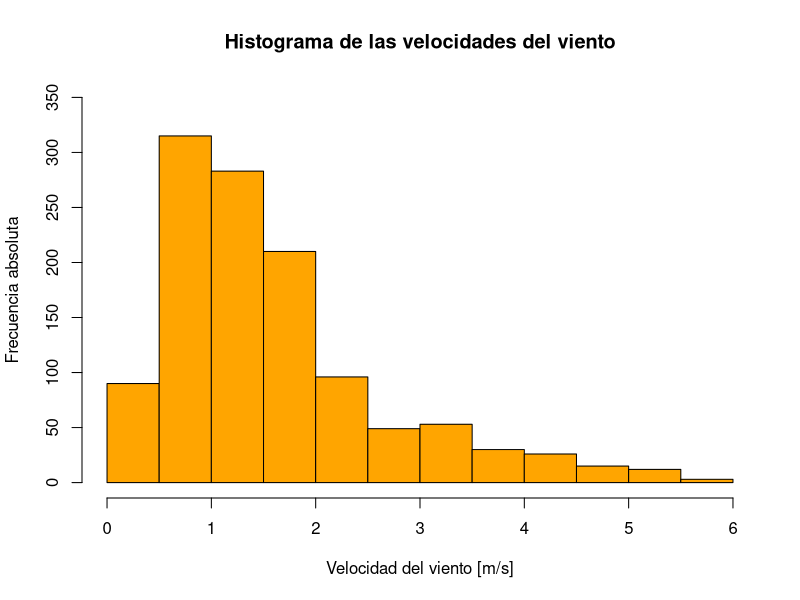
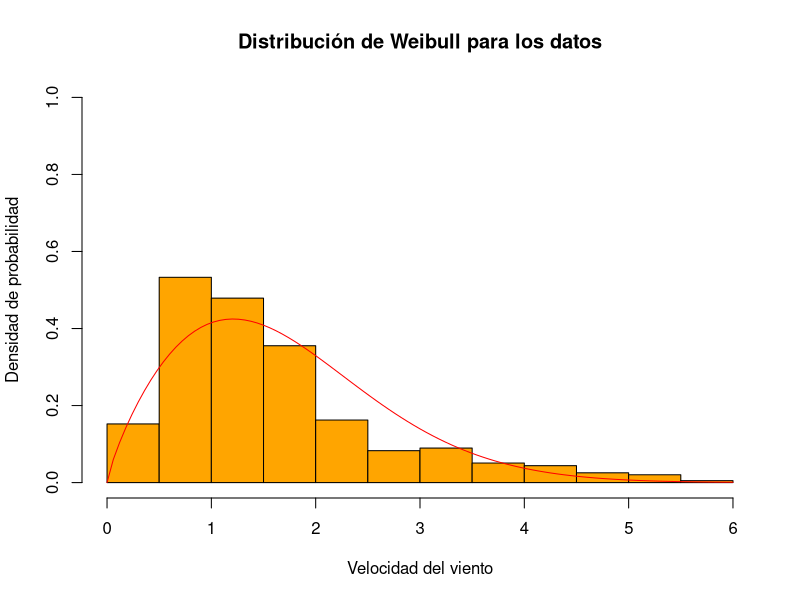
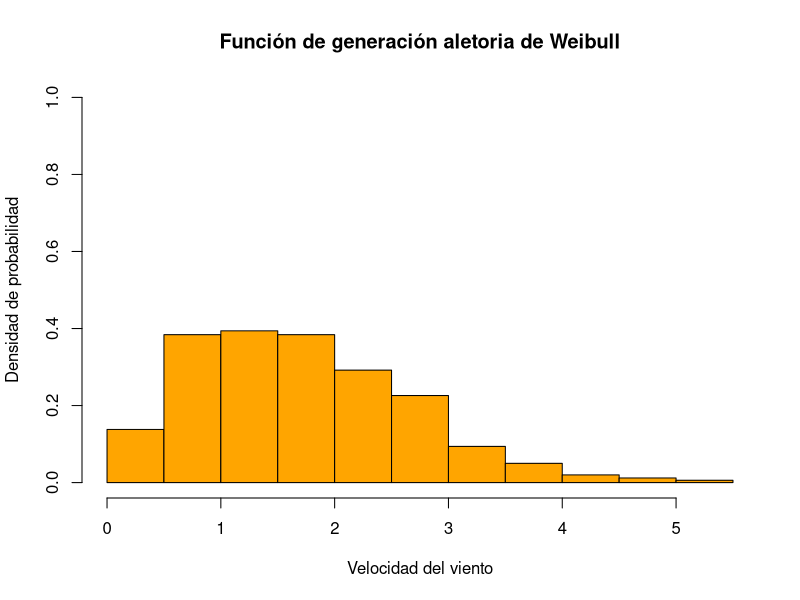
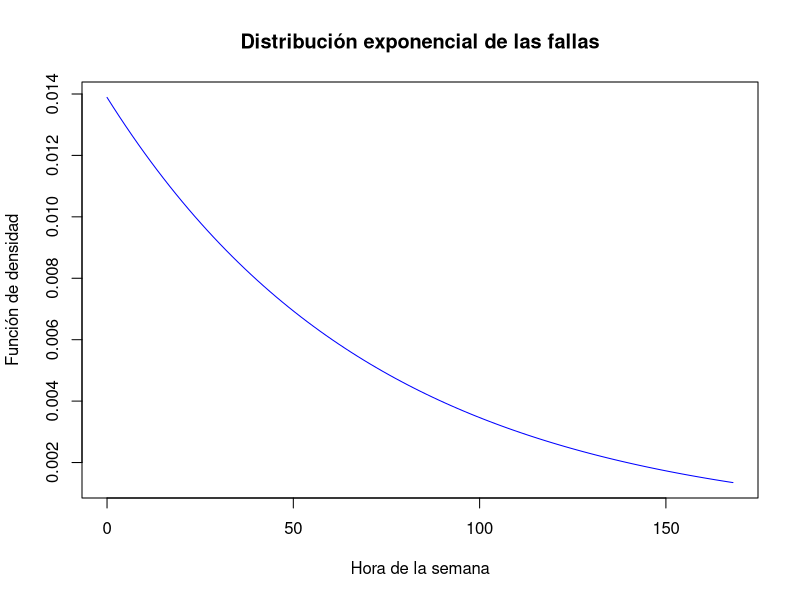
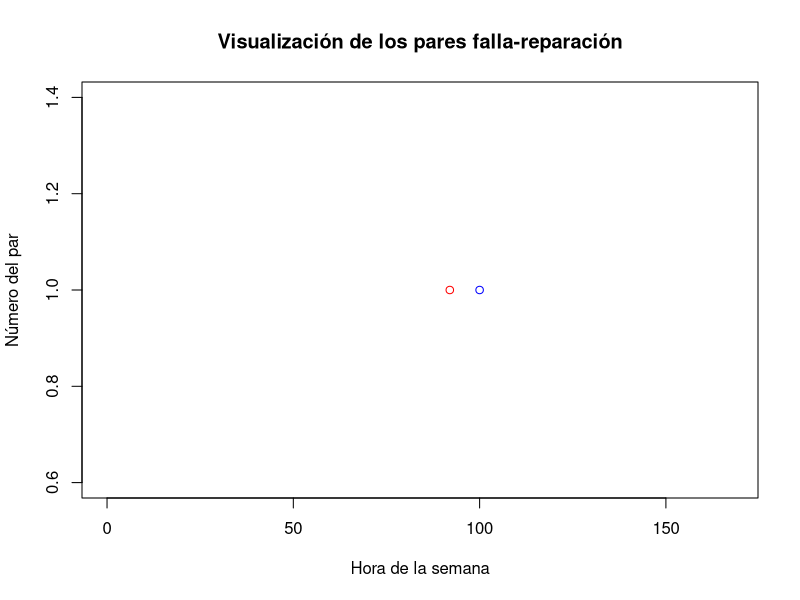
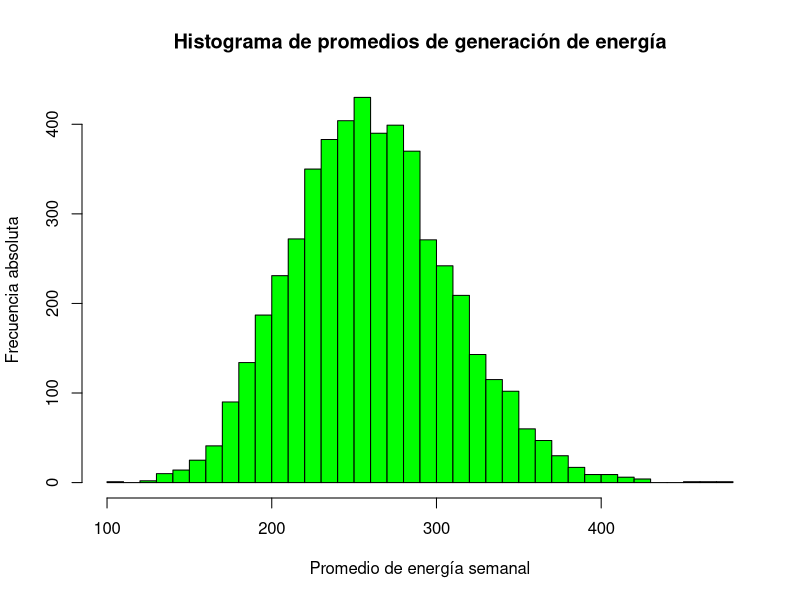

The R script that drew these images, in order:
## ---- chunk 1
knitr::opts_chunk$set(echo = TRUE)
## ---- chunk 2
wind_data <- read.csv("./velocidad-viento-duitama-boyaca.csv")
## ---- chunk 3
wind_data <- subset(wind_data, select = c("ValorObservado"))
colnames(wind_data) <- c("wind_speed")
head(wind_data)
## ---- chunk 4
hist(wind_data$wind_speed,
     ylim = c(0, 350),
     col = "orange",
     main = "Histograma de las velocidades del viento",
     xlab = "Velocidad del viento [m/s]",
     ylab = "Frecuencia absoluta")
## ---- chunk 5
power <- function(wind_speed) {
  res <- 0
  if(wind_speed > 4 && wind_speed <= 14) {
    res <- 25.12 - (39.05 * wind_speed) + (7.21*(wind_speed ** 2)) * 1.5
  } else if(wind_speed > 14 && wind_speed <= 20) {
    res <- 1500
  } else {
    res <- 0
  }
  return(res)
}
## ---- chunk 6
optimize_lambda <- function(wind_speeds, alpha) {
  lambda = ((length(wind_speeds) * alpha) / (alpha * sum(wind_speeds ** alpha))) ** (1 / alpha)
  
  return(lambda)
}
## ---- chunk 7
density_weibull <- function(wind_speed, lambda, alpha) {
  alpha * lambda^alpha * wind_speed^(alpha - 1) * exp(-(lambda*wind_speed)^alpha)
}

cummulative_weibull <- function(wind_speed, lambda, alpha) {
  1 - exp(-(lambda * wind_speed) ** alpha)
}
## ---- chunk 8
alpha = 1.8
lambda = optimize_lambda(wind_speeds = wind_data$wind_speed, alpha = alpha)

hist(wind_data$wind_speed,
     freq = FALSE,
     ylim = c(0, 1),
     col = "orange",
     main = "Distribución de Weibull para los datos",
     xlab = "Velocidad del viento", 
     ylab = "Densidad de probabilidad")
curve(density_weibull(x, lambda = lambda, alpha = alpha), 
      from = 0,
      to = 6, 
      col = "red",
      add = TRUE)
## ---- chunk 9
random_weibull <- function(lambda, alpha) {
  
  wind_speed <- ((-log(1 - runif(1))) ** (1 / alpha)) / (lambda)
  
  return(wind_speed)
}
## ---- chunk 10
tests <- c()
for (iter in 1:1000) {
  tests <- c(tests, random_weibull(lambda = lambda, alpha = alpha))
}

hist(tests,
     freq = FALSE,
     ylim = c(0, 1),
     col = "orange",
     main = "Función de generación aletoria de Weibull",
     xlab = "Velocidad del viento", 
     ylab = "Densidad de probabilidad")
## ---- chunk 11
curve(dexp(x, rate = 1/72), 
      from = 0, 
      to = 168, 
      col = "blue",
      main = "Distribución exponencial de las fallas",
      xlab = "Hora de la semana",
      ylab = "Función de densidad")
## ---- chunk 12
inverse_exponential <- function(lambda, value) {
  value_inverse = - (1 / lambda) * log(value)
  return(value_inverse)
}

random_exponential <- function(trials, lambda) {
  res = c()
  
  for (trial in 1:trials) {
    res = c(res, inverse_exponential(lambda, runif(1)))
  }
  
  return(res)
}
## ---- chunk 13
random_poisson <- function(trials, lambda) {
  
  res = c()
  for(trial in 1:trials) {
    limit = runif(n = 1)
    
    i = 0
    p = exp(-lambda)
    F = p
    
    while(limit > F) {
      p = (lambda * p) / (i + 1)
      F = F + p
      i = i + 1
    }
    res = c(res, i)
  }
  return(res)
}
## ---- chunk 14
dead_times_checker <- function(failures, new_failure) {
  flag = FALSE
  
  for (fail in failures) {
    upper_limit = fail + 8
    lower_limit = fail - 8
    if (new_failure >= lower_limit && new_failure <= upper_limit) {
      flag = TRUE
      break
    }
  }
  
  return(flag)
}

failures_generator <- function() {
  hours <- 168
  failures_amount <- 0
  while (TRUE) {
    failures_amount <- random_poisson(trials = 1, lambda = 2)
    if (failures_amount > 0) {
      break
    }
  }
  failures_times <- c()
  
  while(length(failures_times) < failures_amount) {
    fail <- trunc(random_exponential(trials = 1, lambda = 1/72))
    if (fail < hours) {
      if (length(failures_times) == 0) {
        failures_times <- c(failures_times, fail)
      } else if (!dead_times_checker(failures = failures_times, new_failure = fail)) {
        failures_times <- c(failures_times, fail)
      }
    }
  }
  
  return(failures_times)
}
## ---- chunk 15
test_times = failures_generator()

plot(x = test_times, 
     y = 1:length(test_times), 
     xlim = c(0, 168),
     col = "red",
     main = "Visualización de los pares falla-reparación",
     xlab = "Hora de la semana",
     ylab = "Número del par")
points(x = test_times + 8, 
       y = 1:length(test_times), 
       col = "blue")
## ---- chunk 16
energy_generator <- function() {
  energy <- 0
  fails <- sort(failures_generator())
  
  for (hour in 0:168) {
    if (hour %in% fails) {
      hour = hour + 8
    } else {
      energy = energy + power(random_weibull(lambda = lambda, alpha = alpha))
    }
  }
  return(energy)
}
## ---- chunk 17
energy_means <- c()

for(repetition in 1:5000) {
  energy <- 0
  for(generator in 1:10) {
    energy <- energy + energy_generator()
  }
  energy_means <- c(energy_means, (energy / 10))
}

hist(energy_means,
     breaks = 30,
     col = "green",
     main = "Histograma de promedios de generación de energía",
     xlab = "Promedio de energía semanal",
     ylab = "Frecuencia absoluta")
